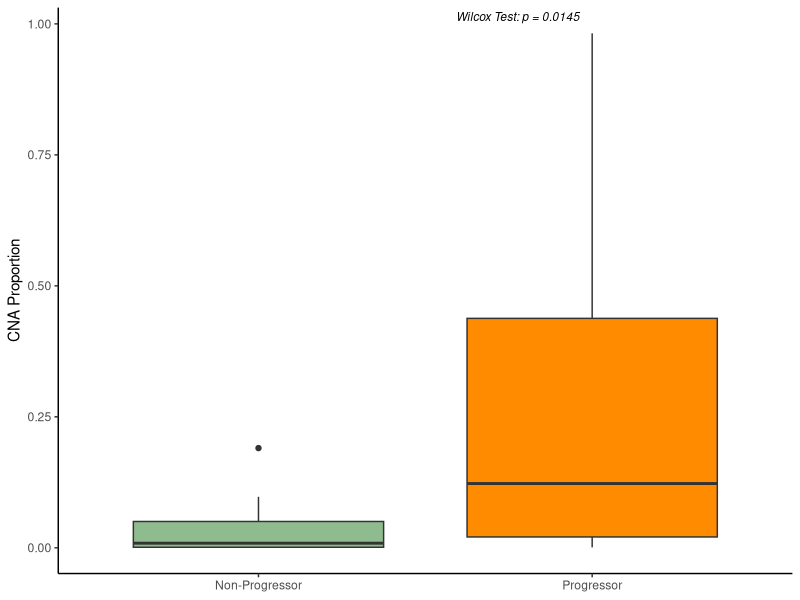
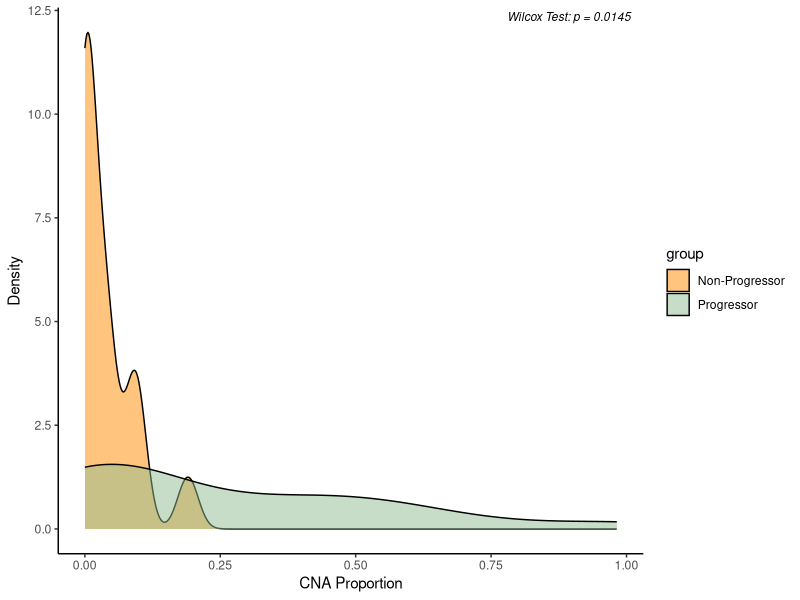

Source code (R) for these figures, in order:
library(readr)
library(dplyr)
library(ggplot2)

prog_props <- read_tsv("data/copy_number/proportions/progressor_precursors_cn_props.tsv") |>
  mutate(group = "Progressor")
nprog_props <- read_tsv("data/copy_number/proportions/non_progressor_precursors_cn_props.tsv") |>
  mutate(group = "Non-Progressor")

props <- bind_rows(prog_props, nprog_props)


### Wilcox Test ###
wilcox_result <- wilcox.test(proportion ~ group, data = props)
print(wilcox_result)

p_label <- paste0("p = ", signif(wilcox_result$p.value, 3))


### Boxplot ###
p_boxplot <- ggplot(props, aes(x = group, y = proportion, fill = group)) +
  geom_boxplot() +
  labs(y = "CNA Proportion", x = NULL) +
  scale_fill_manual(values = c("Progressor" = "darkorange", "Non-Progressor" = "darkseagreen")) +
  theme_classic() +
  guides(fill = "none") +
  annotate("text",
    x = 2, y = Inf, label = paste0("Wilcox Test: ", p_label),
    hjust = 1.1, vjust = 1.5, size = 3, fontface = "italic", colour = "black"
  )

ggsave("plots/copy_number/proportions/prog_vs_nprog_cn_prop_boxplot.png", p_boxplot,
  width = 3, height = 2.5
)

### Density Plot ###
p_density <- ggplot(props, aes(x = proportion, fill = group)) +
  geom_density(alpha = 0.5) +
  labs(x = "CNA Proportion", y = "Density") +
  scale_fill_manual(values = c("Progressor" = "darkseagreen", "Non-Progressor" = "darkorange")) +
  theme_classic() +
  annotate("text",
    x = Inf, y = Inf, label = paste0("Wilcox Test: ", p_label),
    hjust = 1.1, vjust = 1.5, size = 3, fontface = "italic", colour = "black"
  )

ggsave("plots/copy_number/proportions/prog_vs_nprog_cn_prop_density.png", p_density,
  width = 5, height = 4
)
